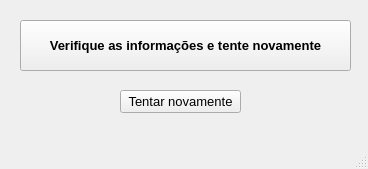
<?xml version="1.0" encoding="UTF-8"?>
<ui version="4.0">
 <class>MainWindow</class>
 <widget class="QMainWindow" name="MainWindow">
  <property name="geometry">
   <rect>
    <x>0</x>
    <y>0</y>
    <width>368</width>
    <height>169</height>
   </rect>
  </property>
  <property name="windowTitle">
   <string>Erro</string>
  </property>
  <widget class="QWidget" name="centralwidget">
   <widget class="QPushButton" name="pushButton">
    <property name="geometry">
     <rect>
      <x>20</x>
      <y>20</y>
      <width>331</width>
      <height>51</height>
     </rect>
    </property>
    <property name="font">
     <font>
      <pointsize>10</pointsize>
      <weight>75</weight>
      <bold>true</bold>
     </font>
    </property>
    <property name="text">
     <string>Verifique as informações e tente novamente</string>
    </property>
    <property name="icon">
     <iconset>
      <normaloff>../../../Users/Marcele/Downloads/221755.png</normaloff>../../../Users/Marcele/Downloads/221755.png</iconset>
    </property>
    <property name="iconSize">
     <size>
      <width>25</width>
      <height>25</height>
     </size>
    </property>
   </widget>
   <widget class="QPushButton" name="pushButton_2">
    <property name="geometry">
     <rect>
      <x>120</x>
      <y>90</y>
      <width>121</width>
      <height>23</height>
     </rect>
    </property>
    <property name="font">
     <font>
      <pointsize>10</pointsize>
     </font>
    </property>
    <property name="text">
     <string>Tentar novamente</string>
    </property>
   </widget>
  </widget>
  <widget class="QMenuBar" name="menubar">
   <property name="geometry">
    <rect>
     <x>0</x>
     <y>0</y>
     <width>368</width>
     <height>21</height>
    </rect>
   </property>
  </widget>
  <widget class="QStatusBar" name="statusbar"/>
 </widget>
 <resources/>
 <connections/>
</ui>
